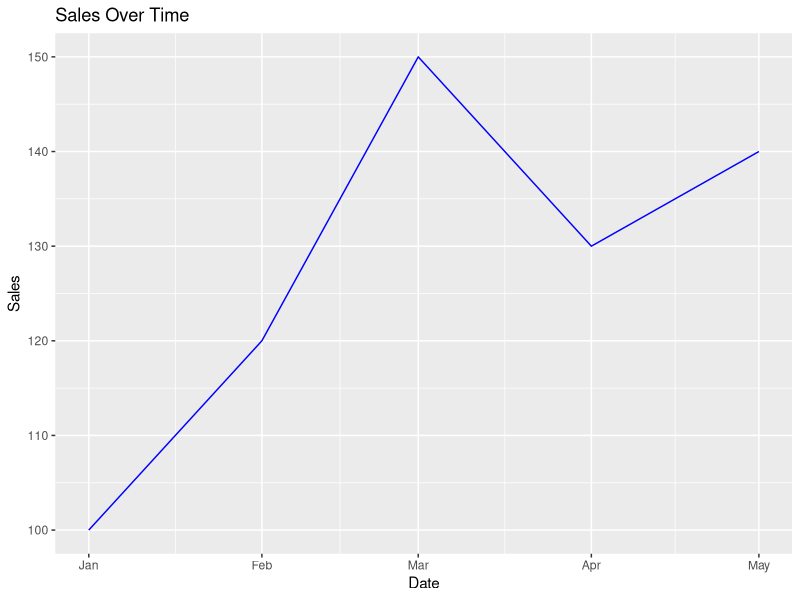
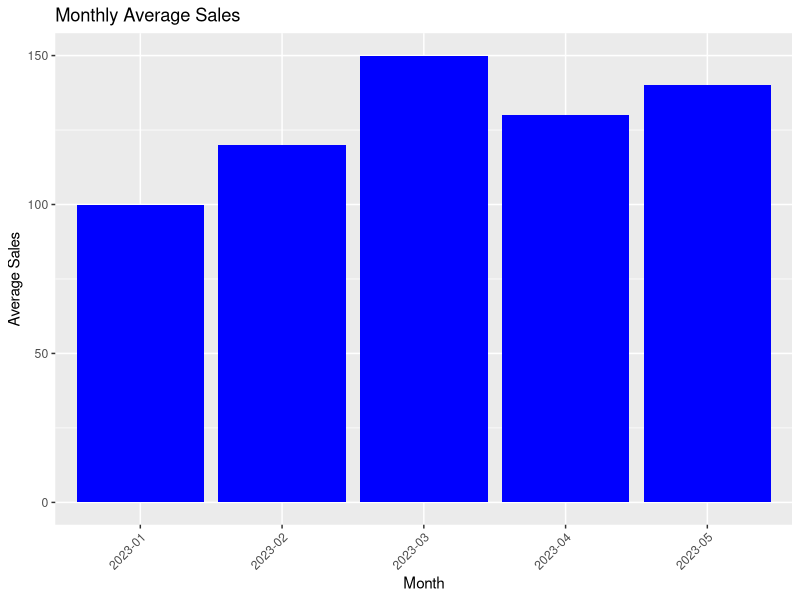
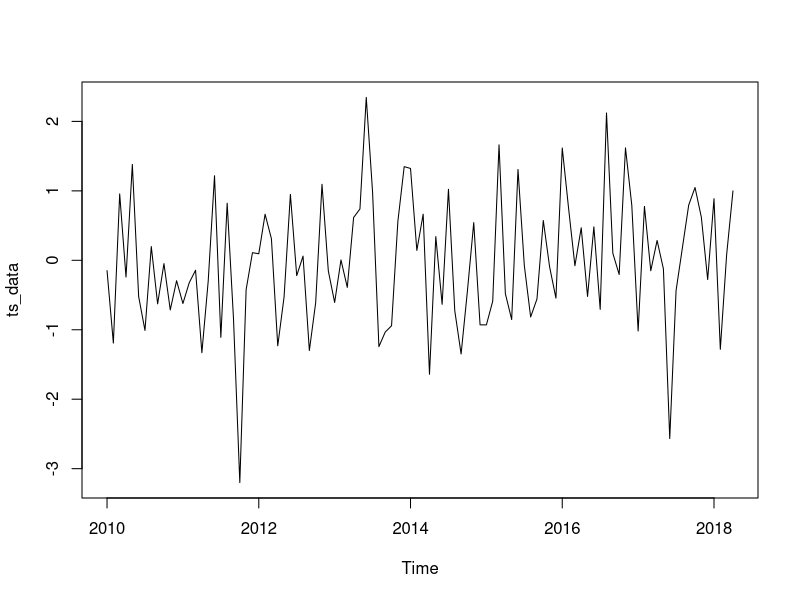
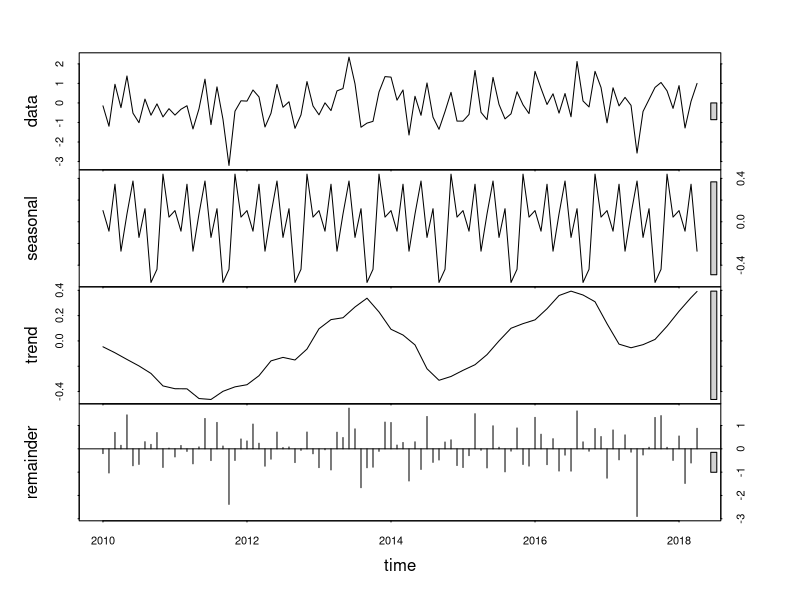
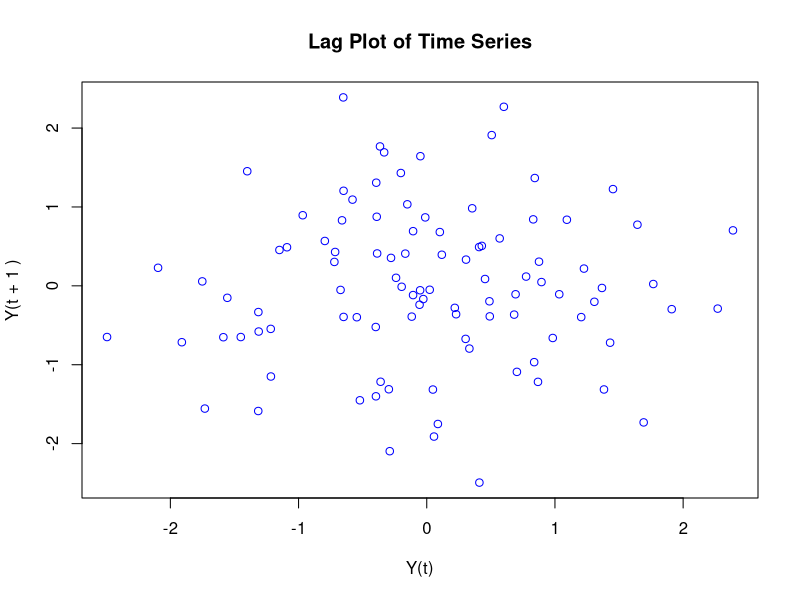
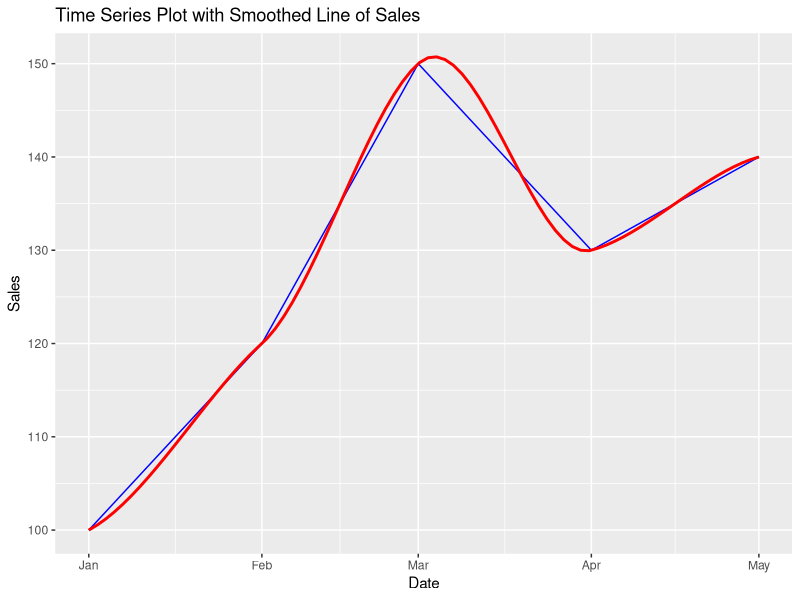

Write R code to recreate these figures, in order.
# Load the necessary libraries
library(ggplot2)
library(forecast)
library(zoo)
library(dplyr)

# Create the data frame
data <- data.frame(
  Date = as.Date(c("2023-01-01", "2023-02-01", "2023-03-01", "2023-04-01", "2023-05-01")),
  Sales = c(100, 120, 150, 130, 140)
)

# Convert the data to a time series object
ts_data <- ts(data$Sales, start = c(2023, 1), frequency = 12)

# 1. Line plot of Sales over time
ggplot(data, aes(x = Date, y = Sales)) +
  geom_line(color = "blue") +
  labs(title = "Sales Over Time", x = "Date", y = "Sales")

# 2. Bar plot showing monthly average Sales
data$Month <- format(data$Date, "%Y-%m")
monthly_avg_sales <- data %>%
  group_by(Month) %>%
  summarise(Average_Sales = mean(Sales))

ggplot(monthly_avg_sales, aes(x = Month, y = Average_Sales)) +
  geom_bar(stat = "identity", fill = "blue") +
  labs(title = "Monthly Average Sales", x = "Month", y = "Average Sales") +
  theme(axis.text.x = element_text(angle = 45, hjust = 1))

# Example: Decomposing a time series with STL

# Generate example time series data (replace with your actual data)
ts_data <- ts(rnorm(100), start = c(2010, 1), frequency = 12)  # Monthly data example

# Check plot to inspect the data
plot(ts_data)

# Decompose using STL
decomposed <- stl(ts_data, s.window = "periodic")

# Plot decomposed components
plot(decomposed)

ts_data <- ts(rnorm(100), start = c(2010, 1), frequency = 12)  # Monthly data example

# Lag plot function
lag.plot <- function(x, lag = 1, col = "blue", main = NULL) {
  plot(x[-length(x)], x[-1], col = col, main = main,
       xlab = "Y(t)", ylab = paste("Y(t +", lag, ")"))
}

# Create lag plot
lag.plot(ts_data, lag = 1, col = "blue", main = "Lag Plot of Time Series")

# 5. Time series plot with a smoothed line of Sales
ggplot(data, aes(x = Date, y = Sales)) +
  geom_line(color = "blue") +
  geom_smooth(method = "loess", color = "red", se = FALSE) +
  labs(title = "Time Series Plot with Smoothed Line of Sales", x = "Date", y = "Sales")
